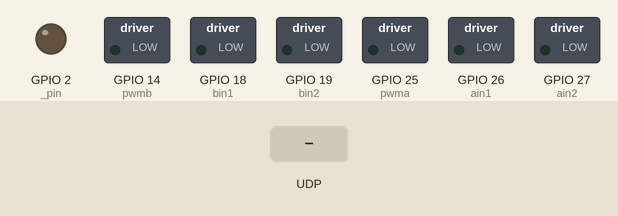
Simulated run of this program. Board: ESP32 board running MicroPython. On the bench: switched loads named in the program (green lamp = pin HIGH), output pins drawn as LEDs (lit = HIGH). Inputs (shaded band) come from the test bench. WiFi joins after 1.5 s; what the program prints to the serial console is not drawn.

Above: at 2.7 s.
2.8 s: UDP packet "STOP" arrives
At 3.2 s:
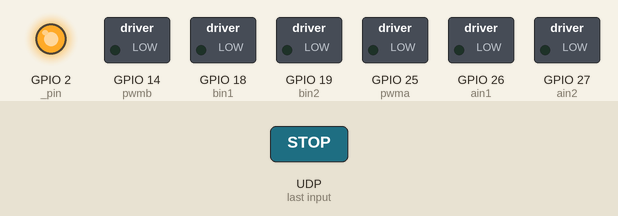
Timing chart, 0 to 5.8 s (numbered marks = the images above; inputs shaded):
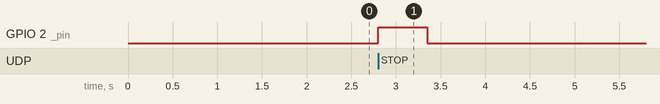

The program:

main.py
```python
import time

import config
from lights import StatusLight
from motor import MotorController
from udp_control import CommandReceiver
from wifi import connect_wifi


def main():
    status_light = StatusLight()
    motor_controller = MotorController()
    connect_wifi()
    command_receiver = CommandReceiver(motor_controller, status_light)
    print("Ready. UDP port:", config.UDP_PORT)
    print("Commands: STOP or DRIVE <left> <right>")

    try:
        while True:
            command_receiver.poll()
            command_receiver.enforce_timeout()
            time.sleep_ms(10)
    except KeyboardInterrupt:
        print("Stopping motors")
    finally:
        command_receiver.close()
        status_light.off()


main()
```

config.py
```python
# Edit this file for your board and local Wi-Fi.

WIFI_SSID = "Lula land"
WIFI_PASSWORD = "4kids2dogs2parents"
SETUP_AP_SSID = "Dirtlets-Motor"

UDP_PORT = 3333
COMMAND_TIMEOUT_MS = 500

# Confirmed ESP32-WROOM-32E to TB6612FNG wiring.
MOTOR_A_PWM = 25
MOTOR_A_IN1 = 26
MOTOR_A_IN2 = 27
MOTOR_B_PWM = 14
MOTOR_B_IN1 = 18
MOTOR_B_IN2 = 19
MOTOR_STBY_GPIO = None  # STBY is wired directly to 3V3.

PWM_FREQUENCY_HZ = 1000
PWM_DUTY_MAX = 1023
PWM_MAX = 65535

# Motor protection. The 3S LiPo is 12.6 V when full, so 60% is roughly 7.5 V at the motor.
# Drop these to 50 if the motors are rated for 6 V.
MOTOR_A_MAX_PERCENT = 60  # rear drive
MOTOR_B_MAX_PERCENT = 60  # front steering
RAMP_MS_ZERO_TO_FULL = 300  # shortest time to go from stopped to the speed cap
REVERSE_PAUSE_MS = 100  # hold at zero before a motor changes direction
RAMP_TICK_MS = 20

# MPU-650 I2C wiring. XDA, XCL, ADO, and INT are not connected yet.
I2C_SDA_PIN = 21
I2C_SCL_PIN = 22
I2C_FREQUENCY_HZ = 400000

# Common onboard LED on ESP32 DevKit boards. Set to None to disable.
STATUS_LED_PIN = 2
STATUS_LED_ACTIVE_HIGH = True

# Add other LED GPIO numbers here when they are wired and verified.
TEST_LIGHT_PINS = [STATUS_LED_PIN]

# RPLIDAR C1 wiring. Motor spins automatically once powered; no motor-control GPIO needed.
LIDAR_UART_ID = 2
LIDAR_TX_PIN = 32  # ESP32 TX -> RPLIDAR RX (green)
LIDAR_RX_PIN = 33  # ESP32 RX -> RPLIDAR TX (yellow)
LIDAR_BAUD_RATE = 460800
LIDAR_SECTOR_COUNT = 16  # 360 / 16 = 22.5 degrees per sector; sector 0 is assumed to face forward.

# Port the host listens on for lidar sector telemetry sent from the board.
TELEMETRY_PORT = 3334
```

lights.py
```python
from machine import Pin

import config


class StatusLight:
    def __init__(self):
        self._pin = None
        self._active_high = config.STATUS_LED_ACTIVE_HIGH
        if config.STATUS_LED_PIN is not None:
            self._pin = Pin(config.STATUS_LED_PIN, Pin.OUT)
            self.off()

    def _write(self, active):
        if self._pin is None:
            return
        level = 1 if active == self._active_high else 0
        self._pin.value(level)

    def on(self):
        self._write(True)

    def off(self):
        self._write(False)

    def toggle(self):
        if self._pin is not None:
            self._pin.value(0 if self._pin.value() else 1)
```

motor.py
```python
import time

from machine import Pin, PWM, Timer

import config


class MotorController:
    """TB6612FNG control with a speed cap, ramping, and a pause at zero before reversing.

    set() only records a target speed. A timer steps each motor toward its target every
    RAMP_TICK_MS, so a full-forward to full-reverse command slows to zero, waits
    REVERSE_PAUSE_MS, then speeds back up instead of slamming the motor into reverse.
    stop() still cuts both motors immediately.
    """

    def __init__(self):
        self.ain1 = Pin(config.MOTOR_A_IN1, Pin.OUT, value=0)
        self.ain2 = Pin(config.MOTOR_A_IN2, Pin.OUT, value=0)
        self.bin1 = Pin(config.MOTOR_B_IN1, Pin.OUT, value=0)
        self.bin2 = Pin(config.MOTOR_B_IN2, Pin.OUT, value=0)
        self.pwma = PWM(Pin(config.MOTOR_A_PWM), freq=config.PWM_FREQUENCY_HZ)
        self.pwmb = PWM(Pin(config.MOTOR_B_PWM), freq=config.PWM_FREQUENCY_HZ)

        self.standby = None
        if config.MOTOR_STBY_GPIO is not None:
            self.standby = Pin(config.MOTOR_STBY_GPIO, Pin.OUT, value=0)

        self._limit = (config.MOTOR_A_MAX_PERCENT * 10, config.MOTOR_B_MAX_PERCENT * 10)
        self._target = [0, 0]
        self._speed = [0, 0]
        self._hold_until = [0, 0]
        self._last_tick_ms = time.ticks_ms()

        self.stop()

        self._timer = Timer(0)
        self._timer.init(period=config.RAMP_TICK_MS, mode=Timer.PERIODIC, callback=self._tick)

    @staticmethod
    def _bounded_speed(speed, limit):
        if speed > limit:
            return limit
        if speed < -limit:
            return -limit
        return speed

    @staticmethod
    def _set_motor(in1, in2, pwm, speed):
        if speed > 0:
            in1.value(1)
            in2.value(0)
        elif speed < 0:
            in1.value(0)
            in2.value(1)
        else:
            in1.value(0)
            in2.value(0)

        duty = abs(speed) * config.PWM_DUTY_MAX // 1000
        pwm.duty(duty)

    def _apply(self):
        self._set_motor(self.ain1, self.ain2, self.pwma, self._speed[0])
        self._set_motor(self.bin1, self.bin2, self.pwmb, self._speed[1])

    def _step_toward_target(self, index, step, now):
        speed = self._speed[index]
        target = self._target[index]

        if time.ticks_diff(self._hold_until[index], now) > 0:
            return 0

        # Reversing or stopping: come down to zero first.
        if speed != 0 and (target == 0 or (target > 0) != (speed > 0)):
            if speed > 0:
                speed = max(0, speed - step)
            else:
                speed = min(0, speed + step)
            if speed == 0 and target != 0:
                self._hold_until[index] = time.ticks_add(now, config.REVERSE_PAUSE_MS)
            return speed

        if speed < target:
            return min(target, speed + step)
        return max(target, speed - step)

    def _tick(self, _timer):
        now = time.ticks_ms()
        elapsed = time.ticks_diff(now, self._last_tick_ms)
        self._last_tick_ms = now
        step = max(1, elapsed * 1000 // config.RAMP_MS_ZERO_TO_FULL)

        speed_a = self._step_toward_target(0, step, now)
        speed_b = self._step_toward_target(1, step, now)
        if speed_a != self._speed[0] or speed_b != self._speed[1]:
            self._speed[0] = speed_a
            self._speed[1] = speed_b
            self._apply()

    def set(self, left_speed, right_speed):
        if self.standby is not None:
            self.standby.value(1)
        self._target[0] = self._bounded_speed(left_speed, self._limit[0])
        self._target[1] = self._bounded_speed(right_speed, self._limit[1])

    def stop(self):
        self._target[0] = self._target[1] = 0
        self._speed[0] = self._speed[1] = 0
        self._apply()
        if self.standby is not None:
            self.standby.value(0)

    def deinit(self):
        self._timer.deinit()
        self.stop()
        self.pwma.deinit()
        self.pwmb.deinit()
```

udp_control.py
```python
import socket
import time

import config


class CommandReceiver:
    def __init__(self, motor_controller, status_light):
        self._motor_controller = motor_controller
        self._status_light = status_light
        self._socket = socket.socket(socket.AF_INET, socket.SOCK_DGRAM)
        self._socket.setsockopt(socket.SOL_SOCKET, socket.SO_REUSEADDR, 1)
        self._socket.bind(("0.0.0.0", config.UDP_PORT))
        self._socket.settimeout(0.05)
        self._last_command_ms = time.ticks_ms()
        self.last_sender_ip = None

    @staticmethod
    def _parse(message):
        words = message.strip().split()
        if not words:
            return None
        if words[0] == "STOP" and len(words) == 1:
            return 0, 0
        if words[0] == "DRIVE" and len(words) == 3:
            try:
                left = int(words[1])
                right = int(words[2])
            except ValueError:
                return None
            if -1000 <= left <= 1000 and -1000 <= right <= 1000:
                return left, right
        return None

    def poll(self):
        try:
            packet, address = self._socket.recvfrom(96)
        except OSError:
            return

        try:
            message = packet.decode("ascii")
        except UnicodeError:
            return

        command = self._parse(message)
        if command is None:
            return

        self.last_sender_ip = address[0]
        self._motor_controller.set(command[0], command[1])
        self._last_command_ms = time.ticks_ms()
        self._status_light.on()

    def enforce_timeout(self):
        elapsed = time.ticks_diff(time.ticks_ms(), self._last_command_ms)
        if elapsed > config.COMMAND_TIMEOUT_MS:
            self._motor_controller.stop()
            self._status_light.off()

    def close(self):
        self._motor_controller.stop()
        self._socket.close()
```

wifi.py
```python
import time

import network

import config


def connect_wifi():
    """Join the configured Wi-Fi network, or fall back to a temporary access point."""
    station = network.WLAN(network.STA_IF)
    station.active(True)
    if config.WIFI_SSID == "CHANGE_ME":
        station.active(False)
        access_point = network.WLAN(network.AP_IF)
        access_point.active(True)
        access_point.config(essid=config.SETUP_AP_SSID, authmode=network.AUTH_OPEN)
        print("Setup access point:", config.SETUP_AP_SSID)
        print("Connect the Mac to this Wi-Fi network")
        print("Board IP:", access_point.ifconfig()[0])
        return access_point

    if not station.isconnected():
        print("Connecting to Wi-Fi...")
        station.connect(config.WIFI_SSID, config.WIFI_PASSWORD)
        while not station.isconnected():
            time.sleep_ms(250)
    print("Wi-Fi:", station.ifconfig())
    print("Board IP:", station.ifconfig()[0])
    return station
```

Measured:
- after the input at 2.8 s, GPIO 2 (_pin): LOW → HIGH at once, → LOW 0.55 s later
